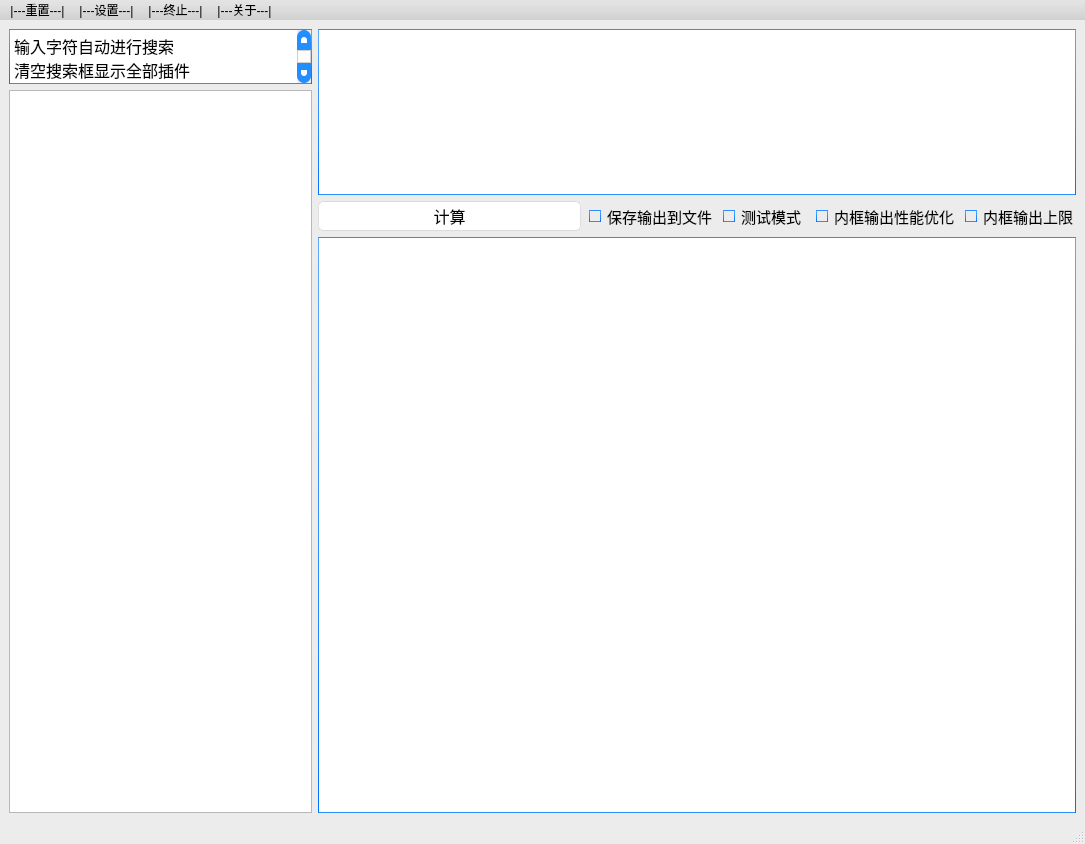
 <widget class="QMainWindow" name="MainWindow">
  <property name="geometry">
   <rect>
    <x>0</x>
    <y>0</y>
    <width>1085</width>
    <height>844</height>
   </rect>
  </property>
  <property name="windowTitle">
   <string>hpycacular</string>
  </property>
  <property name="styleSheet">
   <string notr="true">/*
Aqua Style Sheet for QT Applications
Author: Jaime A. Quiroga P.
Company: GTRONICK
Last updated: 22/01/2019, 07:55.
Available at: https://github.com/GTRONICK/QSS/blob/master/Aqua.qss
*/
QMainWindow {
	background-color:#ececec;
}
QTextEdit {
	border-width: 1px;
	border-style: solid;
	border-color: qlineargradient(spread:pad, x1:0.5, y1:1, x2:0.5, y2:0, stop:0 rgba(0, 113, 255, 255), stop:1 rgba(91, 171, 252, 255));
}
QPlainTextEdit {
	border-width: 1px;
	border-style: solid;
	border-color: qlineargradient(spread:pad, x1:0.5, y1:1, x2:0.5, y2:0, stop:0 rgba(0, 113, 255, 255), stop:1 rgba(91, 171, 252, 255));
}
QToolButton {
	border-style: solid;
	border-top-color: qlineargradient(spread:pad, x1:0.5, y1:1, x2:0.5, y2:0, stop:0 rgb(215, 215, 215), stop:1 rgb(222, 222, 222));
	border-right-color: qlineargradient(spread:pad, x1:0, y1:0.5, x2:1, y2:0.5, stop:0 rgb(217, 217, 217), stop:1 rgb(227, 227, 227));
	border-left-color: qlineargradient(spread:pad, x1:0, y1:0.5, x2:1, y2:0.5, stop:0 rgb(227, 227, 227), stop:1 rgb(217, 217, 217));
	border-bottom-color: qlineargradient(spread:pad, x1:0.5, y1:1, x2:0.5, y2:0, stop:0 rgb(215, 215, 215), stop:1 rgb(222, 222, 222));
	border-width: 1px;
	border-radius: 5px;
	color: rgb(0,0,0);
	padding: 2px;
	background-color: rgb(255,255,255);
}
QToolButton:hover{
	border-style: solid;
	border-top-color: qlineargradient(spread:pad, x1:0.5, y1:1, x2:0.5, y2:0, stop:0 rgb(195, 195, 195), stop:1 rgb(222, 222, 222));
	border-right-color: qlineargradient(spread:pad, x1:0, y1:0.5, x2:1, y2:0.5, stop:0 rgb(197, 197, 197), stop:1 rgb(227, 227, 227));
	border-left-color: qlineargradient(spread:pad, x1:0, y1:0.5, x2:1, y2:0.5, stop:0 rgb(227, 227, 227), stop:1 rgb(197, 197, 197));
	border-bottom-color: qlineargradient(spread:pad, x1:0.5, y1:1, x2:0.5, y2:0, stop:0 rgb(195, 195, 195), stop:1 rgb(222, 222, 222));
	border-width: 1px;
	border-radius: 5px;
	color: rgb(0,0,0);
	padding: 2px;
	background-color: rgb(255,255,255);
}
QToolButton:pressed{
	border-style: solid;
	border-top-color: qlineargradient(spread:pad, x1:0.5, y1:1, x2:0.5, y2:0, stop:0 rgb(215, 215, 215), stop:1 rgb(222, 222, 222));
	border-right-color: qlineargradient(spread:pad, x1:0, y1:0.5, x2:1, y2:0.5, stop:0 rgb(217, 217, 217), stop:1 rgb(227, 227, 227));
	border-left-color: qlineargradient(spread:pad, x1:0, y1:0.5, x2:1, y2:0.5, stop:0 rgb(227, 227, 227), stop:1 rgb(217, 217, 217));
	border-bottom-color: qlineargradient(spread:pad, x1:0.5, y1:1, x2:0.5, y2:0, stop:0 rgb(215, 215, 215), stop:1 rgb(222, 222, 222));
	border-width: 1px;
	border-radius: 5px;
	color: rgb(0,0,0);
	padding: 2px;
	background-color: rgb(142,142,142);
}
QPushButton{
	border-style: solid;
	border-top-color: qlineargradient(spread:pad, x1:0.5, y1:1, x2:0.5, y2:0, stop:0 rgb(215, 215, 215), stop:1 rgb(222, 222, 222));
	border-right-color: qlineargradient(spread:pad, x1:0, y1:0.5, x2:1, y2:0.5, stop:0 rgb(217, 217, 217), stop:1 rgb(227, 227, 227));
	border-left-color: qlineargradient(spread:pad, x1:0, y1:0.5, x2:1, y2:0.5, stop:0 rgb(227, 227, 227), stop:1 rgb(217, 217, 217));
	border-bottom-color: qlineargradient(spread:pad, x1:0.5, y1:1, x2:0.5, y2:0, stop:0 rgb(215, 215, 215), stop:1 rgb(222, 222, 222));
	border-width: 1px;
	border-radius: 5px;
	color: rgb(0,0,0);
	padding: 2px;
	background-color: rgb(255,255,255);
}
QPushButton::default{
	border-style: solid;
	border-top-color: qlineargradient(spread:pad, x1:0.5, y1:1, x2:0.5, y2:0, stop:0 rgb(215, 215, 215), stop:1 rgb(222, 222, 222));
	border-right-color: qlineargradient(spread:pad, x1:0, y1:0.5, x2:1, y2:0.5, stop:0 rgb(217, 217, 217), stop:1 rgb(227, 227, 227));
	border-left-color: qlineargradient(spread:pad, x1:0, y1:0.5, x2:1, y2:0.5, stop:0 rgb(227, 227, 227), stop:1 rgb(217, 217, 217));
	border-bottom-color: qlineargradient(spread:pad, x1:0.5, y1:1, x2:0.5, y2:0, stop:0 rgb(215, 215, 215), stop:1 rgb(222, 222, 222));
	border-width: 1px;
	border-radius: 5px;
	color: rgb(0,0,0);
	padding: 2px;
	background-color: rgb(255,255,255);
}
QPushButton:hover{
	border-style: solid;
	border-top-color: qlineargradient(spread:pad, x1:0.5, y1:1, x2:0.5, y2:0, stop:0 rgb(195, 195, 195), stop:1 rgb(222, 222, 222));
	border-right-color: qlineargradient(spread:pad, x1:0, y1:0.5, x2:1, y2:0.5, stop:0 rgb(197, 197, 197), stop:1 rgb(227, 227, 227));
	border-left-color: qlineargradient(spread:pad, x1:0, y1:0.5, x2:1, y2:0.5, stop:0 rgb(227, 227, 227), stop:1 rgb(197, 197, 197));
	border-bottom-color: qlineargradient(spread:pad, x1:0.5, y1:1, x2:0.5, y2:0, stop:0 rgb(195, 195, 195), stop:1 rgb(222, 222, 222));
	border-width: 1px;
	border-radius: 5px;
	color: rgb(0,0,0);
	padding: 2px;
	background-color: rgb(255,255,255);
}
QPushButton:pressed{
	border-style: solid;
	border-top-color: qlineargradient(spread:pad, x1:0.5, y1:1, x2:0.5, y2:0, stop:0 rgb(215, 215, 215), stop:1 rgb(222, 222, 222));
	border-right-color: qlineargradient(spread:pad, x1:0, y1:0.5, x2:1, y2:0.5, stop:0 rgb(217, 217, 217), stop:1 rgb(227, 227, 227));
	border-left-color: qlineargradient(spread:pad, x1:0, y1:0.5, x2:1, y2:0.5, stop:0 rgb(227, 227, 227), stop:1 rgb(217, 217, 217));
	border-bottom-color: qlineargradient(spread:pad, x1:0.5, y1:1, x2:0.5, y2:0, stop:0 rgb(215, 215, 215), stop:1 rgb(222, 222, 222));
	border-width: 1px;
	border-radius: 5px;
	color: rgb(0,0,0);
	padding: 2px;
	background-color: rgb(142,142,142);
}
QPushButton:disabled{
	border-style: solid;
	border-top-color: qlineargradient(spread:pad, x1:0.5, y1:1, x2:0.5, y2:0, stop:0 rgb(215, 215, 215), stop:1 rgb(222, 222, 222));
	border-right-color: qlineargradient(spread:pad, x1:0, y1:0.5, x2:1, y2:0.5, stop:0 rgb(217, 217, 217), stop:1 rgb(227, 227, 227));
	border-left-color: qlineargradient(spread:pad, x1:0, y1:0.5, x2:1, y2:0.5, stop:0 rgb(227, 227, 227), stop:1 rgb(217, 217, 217));
	border-bottom-color: qlineargradient(spread:pad, x1:0.5, y1:1, x2:0.5, y2:0, stop:0 rgb(215, 215, 215), stop:1 rgb(222, 222, 222));
	border-width: 1px;
	border-radius: 5px;
	color: #808086;
	padding: 2px;
	background-color: rgb(142,142,142);
}
QLineEdit {
	border-width: 1px; border-radius: 4px;
	border-style: solid;
	border-color: qlineargradient(spread:pad, x1:0.5, y1:1, x2:0.5, y2:0, stop:0 rgba(0, 113, 255, 255), stop:1 rgba(91, 171, 252, 255));
}
QLabel {
	color: #000000;
}
QLCDNumber {
	color: rgb(0, 113, 255, 255);
}
QProgressBar {
	text-align: center;
	color: rgb(240, 240, 240);
	border-width: 1px; 
	border-radius: 10px;
	border-color: rgb(230, 230, 230);
	border-style: solid;
	background-color:rgb(207,207,207);
}
QProgressBar::chunk {
	background-color: qlineargradient(spread:pad, x1:0.5, y1:1, x2:0.5, y2:0, stop:0 rgba(49, 147, 250, 255), stop:1 rgba(34, 142, 255, 255));
	border-radius: 10px;
}
QMenuBar {
	background-color: qlineargradient(spread:pad, x1:0.5, y1:1, x2:0.5, y2:0, stop:0 rgba(207, 209, 207, 255), stop:1 rgba(230, 229, 230, 255));
}
QMenuBar::item {
	color: #000000;
  	spacing: 3px;
  	padding: 1px 4px;
	background-color: qlineargradient(spread:pad, x1:0.5, y1:1, x2:0.5, y2:0, stop:0 rgba(207, 209, 207, 255), stop:1 rgba(230, 229, 230, 255));
}

QMenuBar::item:selected {
  	background-color: qlineargradient(spread:pad, x1:0.5, y1:1, x2:0.5, y2:0, stop:0 rgba(0, 113, 255, 255), stop:1 rgba(91, 171, 252, 255));
	color: #FFFFFF;
}
QMenu::item:selected {
	border-style: solid;
	border-top-color: transparent;
	border-right-color: transparent;
	border-left-color: qlineargradient(spread:pad, x1:0.5, y1:1, x2:0.5, y2:0, stop:0 rgba(0, 113, 255, 255), stop:1 rgba(91, 171, 252, 255));
	border-bottom-color: transparent;
	border-left-width: 2px;
	color: #000000;
	padding-left:15px;
	padding-top:4px;
	padding-bottom:4px;
	padding-right:7px;
}
QMenu::item {
	border-style: solid;
	border-top-color: transparent;
	border-right-color: transparent;
	border-left-color: transparent;
	border-bottom-color: transparent;
	border-bottom-width: 1px;
	color: #000000;
	padding-left:17px;
	padding-top:4px;
	padding-bottom:4px;
	padding-right:7px;
}
QTabWidget {
	color:rgb(0,0,0);
	background-color:#000000;
}
QTabWidget::pane {
		border-color: rgb(223,223,223);
		background-color:rgb(226,226,226);
		border-style: solid;
		border-width: 2px;
    	border-radius: 6px;
}
QTabBar::tab:first {
	border-style: solid;
	border-left-width:1px;
	border-right-width:0px;
	border-top-width:1px;
	border-bottom-width:1px;
	border-top-color: rgb(209,209,209);
	border-left-color: qlineargradient(spread:pad, x1:0.5, y1:1, x2:0.5, y2:0, stop:0 rgba(209, 209, 209, 209), stop:1 rgba(229, 229, 229, 229));
	border-bottom-color: rgb(229,229,229);
	border-top-left-radius: 4px;
	border-bottom-left-radius: 4px;
	color: #000000;
	padding: 3px;
	margin-left:0px;
	background-color: qlineargradient(spread:pad, x1:0.5, y1:1, x2:0.5, y2:0, stop:0 rgba(247, 247, 247, 255), stop:1 rgba(255, 255, 255, 255));
}
QTabBar::tab:last {
	border-style: solid;
	border-width:1px;
	border-top-color: rgb(209,209,209);
	border-left-color: qlineargradient(spread:pad, x1:0.5, y1:1, x2:0.5, y2:0, stop:0 rgba(209, 209, 209, 209), stop:1 rgba(229, 229, 229, 229));
	border-right-color: qlineargradient(spread:pad, x1:0.5, y1:1, x2:0.5, y2:0, stop:0 rgba(209, 209, 209, 209), stop:1 rgba(229, 229, 229, 229));
	border-bottom-color: rgb(229,229,229);
	border-top-right-radius: 4px;
	border-bottom-right-radius: 4px;
	color: #000000;
	padding: 3px;
	margin-left:0px;
	background-color: qlineargradient(spread:pad, x1:0.5, y1:1, x2:0.5, y2:0, stop:0 rgba(247, 247, 247, 255), stop:1 rgba(255, 255, 255, 255));
}
QTabBar::tab {
	border-style: solid;
	border-top-width:1px;
	border-bottom-width:1px;
	border-left-width:1px;
	border-top-color: rgb(209,209,209);
	border-left-color: qlineargradient(spread:pad, x1:0.5, y1:1, x2:0.5, y2:0, stop:0 rgba(209, 209, 209, 209), stop:1 rgba(229, 229, 229, 229));
	border-bottom-color: rgb(229,229,229);
	color: #000000;
	padding: 3px;
	margin-left:0px;
	background-color: qlineargradient(spread:pad, x1:0.5, y1:1, x2:0.5, y2:0, stop:0 rgba(247, 247, 247, 255), stop:1 rgba(255, 255, 255, 255));
}
QTabBar::tab:selected, QTabBar::tab:last:selected, QTabBar::tab:hover {
  	border-style: solid;
  	border-left-width:1px;
	border-right-color: transparent;
	border-top-color: rgb(209,209,209);
	border-left-color: qlineargradient(spread:pad, x1:0.5, y1:1, x2:0.5, y2:0, stop:0 rgba(209, 209, 209, 209), stop:1 rgba(229, 229, 229, 229));
	border-bottom-color: rgb(229,229,229);
	color: #FFFFFF;
	padding: 3px;
	margin-left:0px;
	background-color: qlineargradient(spread:pad, x1:0.5, y1:1, x2:0.5, y2:0, stop:0 rgba(0, 113, 255, 255), stop:1 rgba(91, 171, 252, 255));
}

QTabBar::tab:selected, QTabBar::tab:first:selected, QTabBar::tab:hover {
  	border-style: solid;
  	border-left-width:1px;
  	border-bottom-width:1px;
  	border-top-width:1px;
	border-right-color: transparent;
	border-top-color: rgb(209,209,209);
	border-left-color: qlineargradient(spread:pad, x1:0.5, y1:1, x2:0.5, y2:0, stop:0 rgba(209, 209, 209, 209), stop:1 rgba(229, 229, 229, 229));
	border-bottom-color: rgb(229,229,229);
	color: #FFFFFF;
	padding: 3px;
	margin-left:0px;
	background-color: qlineargradient(spread:pad, x1:0.5, y1:1, x2:0.5, y2:0, stop:0 rgba(0, 113, 255, 255), stop:1 rgba(91, 171, 252, 255));
}

QCheckBox {
	color: #000000;
	padding: 2px;
}
QCheckBox:disabled {
	color: #808086;
	padding: 2px;
}

QCheckBox:hover {
	border-radius:4px;
	border-style:solid;
	padding-left: 1px;
	padding-right: 1px;
	padding-bottom: 1px;
	padding-top: 1px;
	border-width:1px;
	border-color: transparent;
}
QCheckBox::indicator:checked {

	height: 10px;
	width: 10px;
	border-style:solid;
	border-width: 1px;
	border-color: qlineargradient(spread:pad, x1:0.5, y1:1, x2:0.5, y2:0, stop:0 rgba(0, 113, 255, 255), stop:1 rgba(91, 171, 252, 255));
	color: #000000;
	background-color: qlineargradient(spread:pad, x1:0.5, y1:1, x2:0.5, y2:0, stop:0 rgba(0, 113, 255, 255), stop:1 rgba(91, 171, 252, 255));
}
QCheckBox::indicator:unchecked {

	height: 10px;
	width: 10px;
	border-style:solid;
	border-width: 1px;
	border-color: qlineargradient(spread:pad, x1:0.5, y1:1, x2:0.5, y2:0, stop:0 rgba(0, 113, 255, 255), stop:1 rgba(91, 171, 252, 255));
	color: #000000;
}
QRadioButton {
	color: 000000;
	padding: 1px;
}
QRadioButton::indicator:checked {
	height: 10px;
	width: 10px;
	border-style:solid;
	border-radius:5px;
	border-width: 1px;
	border-color: qlineargradient(spread:pad, x1:0.5, y1:1, x2:0.5, y2:0, stop:0 rgba(0, 113, 255, 255), stop:1 rgba(91, 171, 252, 255));
	color: #a9b7c6;
	background-color: qlineargradient(spread:pad, x1:0.5, y1:1, x2:0.5, y2:0, stop:0 rgba(0, 113, 255, 255), stop:1 rgba(91, 171, 252, 255));
}
QRadioButton::indicator:!checked {
	height: 10px;
	width: 10px;
	border-style:solid;
	border-radius:5px;
	border-width: 1px;
	border-color: qlineargradient(spread:pad, x1:0.5, y1:1, x2:0.5, y2:0, stop:0 rgba(0, 113, 255, 255), stop:1 rgba(91, 171, 252, 255));
	color: #a9b7c6;
	background-color: transparent;
}
QStatusBar {
	color:#027f7f;
}
QSpinBox {
	border-style: solid;
	border-width: 1px;
	border-color: qlineargradient(spread:pad, x1:0.5, y1:1, x2:0.5, y2:0, stop:0 rgba(0, 113, 255, 255), stop:1 rgba(91, 171, 252, 255));
}
QDoubleSpinBox {
	border-style: solid;
	border-width: 1px;
	border-color: qlineargradient(spread:pad, x1:0.5, y1:1, x2:0.5, y2:0, stop:0 rgba(0, 113, 255, 255), stop:1 rgba(91, 171, 252, 255));
}
QTimeEdit {
	border-style: solid;
	border-width: 1px;
	border-color: qlineargradient(spread:pad, x1:0.5, y1:1, x2:0.5, y2:0, stop:0 rgba(0, 113, 255, 255), stop:1 rgba(91, 171, 252, 255));
}
QDateTimeEdit {
	border-style: solid;
	border-width: 1px;
	border-color: qlineargradient(spread:pad, x1:0.5, y1:1, x2:0.5, y2:0, stop:0 rgba(0, 113, 255, 255), stop:1 rgba(91, 171, 252, 255));
}
QDateEdit {
	border-style: solid;
	border-width: 1px;
	border-color: qlineargradient(spread:pad, x1:0.5, y1:1, x2:0.5, y2:0, stop:0 rgba(0, 113, 255, 255), stop:1 rgba(91, 171, 252, 255));
}

QToolBox {
	color: #a9b7c6;
	background-color:#000000;
}
QToolBox::tab {
	color: #a9b7c6;
	background-color:#000000;
}
QToolBox::tab:selected {
	color: #FFFFFF;
	background-color:#000000;
}
QScrollArea {
	color: #FFFFFF;
	background-color:#000000;
}
QSlider::groove:horizontal {
	height: 5px;
	background-color: qlineargradient(spread:pad, x1:0.5, y1:1, x2:0.5, y2:0, stop:0 rgba(49, 147, 250, 255), stop:1 rgba(34, 142, 255, 255));
}
QSlider::groove:vertical {
	width: 5px;
	background-color: qlineargradient(spread:pad, x1:0.5, y1:1, x2:0.5, y2:0, stop:0 rgba(49, 147, 250, 255), stop:1 rgba(34, 142, 255, 255));
}
QSlider::handle:horizontal {
	background: rgb(253,253,253);
	border-style: solid;
	border-width: 1px;
	border-color: rgb(207,207,207);
	width: 12px;
	margin: -5px 0;
	border-radius: 7px;
}
QSlider::handle:vertical {
	background: rgb(253,253,253);
	border-style: solid;
	border-width: 1px;
	border-color: rgb(207,207,207);
	height: 12px;
	margin: 0 -5px;
	border-radius: 7px;
}
QSlider::add-page:horizontal {
    background: rgb(181,181,181);
}
QSlider::add-page:vertical {
    background: rgb(181,181,181);
}
QSlider::sub-page:horizontal {
    background-color: qlineargradient(spread:pad, x1:0.5, y1:1, x2:0.5, y2:0, stop:0 rgba(49, 147, 250, 255), stop:1 rgba(34, 142, 255, 255));
}
QSlider::sub-page:vertical {
    background-color: qlineargradient(spread:pad, y1:0.5, x1:1, y2:0.5, x2:0, stop:0 rgba(49, 147, 250, 255), stop:1 rgba(34, 142, 255, 255));
}
QScrollBar:horizontal {
	max-height: 20px;
	border: 1px transparent grey;
	margin: 0px 20px 0px 20px;
}
QScrollBar:vertical {
	max-width: 20px;
	border: 1px transparent grey;
	margin: 20px 0px 20px 0px;
}
QScrollBar::handle:horizontal {
	background: rgb(253,253,253);
	border-style: solid;
	border-width: 1px;
	border-color: rgb(207,207,207);
	border-radius: 7px;
	min-width: 25px;
}
QScrollBar::handle:horizontal:hover {
	background: rgb(253,253,253);
	border-style: solid;
	border-width: 1px;
	border-color: rgb(147, 200, 200);
	border-radius: 7px;
	min-width: 25px;
}
QScrollBar::handle:vertical {
	background: rgb(253,253,253);
	border-style: solid;
	border-width: 1px;
	border-color: rgb(207,207,207);
	border-radius: 7px;
	min-height: 25px;
}
QScrollBar::handle:vertical:hover {
	background: rgb(253,253,253);
	border-style: solid;
	border-width: 1px;
	border-color: rgb(147, 200, 200);
	border-radius: 7px;
	min-height: 25px;
}
QScrollBar::add-line:horizontal {
   border: 2px transparent grey;
   border-top-right-radius: 7px;
   border-bottom-right-radius: 7px;
   background: rgba(34, 142, 255, 255);
   width: 20px;
   subcontrol-position: right;
   subcontrol-origin: margin;
}
QScrollBar::add-line:horizontal:pressed {
   border: 2px transparent grey;
   border-top-right-radius: 7px;
   border-bottom-right-radius: 7px;
   background: rgb(181,181,181);
   width: 20px;
   subcontrol-position: right;
   subcontrol-origin: margin;
}
QScrollBar::add-line:vertical {
   border: 2px transparent grey;
   border-bottom-left-radius: 7px;
   border-bottom-right-radius: 7px;
   background: rgba(34, 142, 255, 255);
   height: 20px;
   subcontrol-position: bottom;
   subcontrol-origin: margin;
}
QScrollBar::add-line:vertical:pressed {
   border: 2px transparent grey;
   border-bottom-left-radius: 7px;
   border-bottom-right-radius: 7px;
   background: rgb(181,181,181);
   height: 20px;
   subcontrol-position: bottom;
   subcontrol-origin: margin;
}
QScrollBar::sub-line:horizontal {
   border: 2px transparent grey;
   border-top-left-radius: 7px;
   border-bottom-left-radius: 7px;
   background: rgba(34, 142, 255, 255);
   width: 20px;
   subcontrol-position: left;
   subcontrol-origin: margin;
}
QScrollBar::sub-line:horizontal:pressed {
   border: 2px transparent grey;
   border-top-left-radius: 7px;
   border-bottom-left-radius: 7px;
   background: rgb(181,181,181);
   width: 20px;
   subcontrol-position: left;
   subcontrol-origin: margin;
}
QScrollBar::sub-line:vertical {
   border: 2px transparent grey;
   border-top-left-radius: 7px;
   border-top-right-radius: 7px;
   background: rgba(34, 142, 255, 255);
   height: 20px;
   subcontrol-position: top;
   subcontrol-origin: margin;
}
QScrollBar::sub-line:vertical:pressed {
   border: 2px transparent grey;
   border-top-left-radius: 7px;
   border-top-right-radius: 7px;
   background: rgb(181,181,181);
   height: 20px;
   subcontrol-position: top;
   subcontrol-origin: margin;
}
QScrollBar::left-arrow:horizontal {
   border: 1px transparent grey;
   border-top-left-radius: 3px;
   border-bottom-left-radius: 3px;
   width: 6px;
   height: 6px;
   background: white;
}
QScrollBar::right-arrow:horizontal {
   border: 1px transparent grey;
   border-top-right-radius: 3px;
   border-bottom-right-radius: 3px;
   width: 6px;
   height: 6px;
   background: white;
}
QScrollBar::up-arrow:vertical {
   border: 1px transparent grey;
   border-top-left-radius: 3px;
   border-top-right-radius: 3px;
   width: 6px;
   height: 6px;
   background: white;
}
QScrollBar::down-arrow:vertical {
   border: 1px transparent grey;
   border-bottom-left-radius: 3px;
   border-bottom-right-radius: 3px;
   width: 6px;
   height: 6px;
   background: white;
}
QScrollBar::add-page:horizontal, QScrollBar::sub-page:horizontal {
   background: none;
}
QScrollBar::add-page:vertical, QScrollBar::sub-page:vertical {
   background: none;
}</string>
  </property>
  <widget class="QWidget" name="central_widget">
   <layout class="QGridLayout" name="gridLayout_2">
    <item row="0" column="0">
     <layout class="QGridLayout" name="gridLayout">
      <item row="0" column="0">
       <widget class="QPlainTextEdit" name="search_box">
        <property name="sizePolicy">
         <sizepolicy hsizetype="Preferred" vsizetype="Expanding">
          <horstretch>2</horstretch>
          <verstretch>1</verstretch>
         </sizepolicy>
        </property>
        <property name="minimumSize">
         <size>
          <width>270</width>
          <height>0</height>
         </size>
        </property>
        <property name="maximumSize">
         <size>
          <width>16777215</width>
          <height>55</height>
         </size>
        </property>
        <property name="font">
         <font>
          <pointsize>12</pointsize>
         </font>
        </property>
        <property name="layoutDirection">
         <enum>Qt::LeftToRight</enum>
        </property>
        <property name="frameShape">
         <enum>QFrame::StyledPanel</enum>
        </property>
        <property name="lineWidth">
         <number>1</number>
        </property>
        <property name="plainText">
         <string>输入字符自动进行搜索
清空搜索框显示全部插件</string>
        </property>
       </widget>
      </item>
      <item row="1" column="0" rowspan="14">
       <widget class="QListWidget" name="choices_list_box">
        <property name="sizePolicy">
         <sizepolicy hsizetype="Preferred" vsizetype="Expanding">
          <horstretch>2</horstretch>
          <verstretch>7</verstretch>
         </sizepolicy>
        </property>
        <property name="minimumSize">
         <size>
          <width>270</width>
          <height>0</height>
         </size>
        </property>
        <property name="maximumSize">
         <size>
          <width>16777215</width>
          <height>16777215</height>
         </size>
        </property>
        <property name="font">
         <font>
          <pointsize>12</pointsize>
         </font>
        </property>
       </widget>
      </item>
      <item row="3" column="1">
       <layout class="QHBoxLayout" name="horizontalLayout">
        <item>
         <widget class="QPushButton" name="start_button">
          <property name="sizePolicy">
           <sizepolicy hsizetype="Minimum" vsizetype="Fixed">
            <horstretch>3</horstretch>
            <verstretch>1</verstretch>
           </sizepolicy>
          </property>
          <property name="minimumSize">
           <size>
            <width>100</width>
            <height>0</height>
           </size>
          </property>
          <property name="font">
           <font>
            <pointsize>12</pointsize>
           </font>
          </property>
          <property name="text">
           <string>计算</string>
          </property>
         </widget>
        </item>
        <item>
         <widget class="QCheckBox" name="save_check">
          <property name="sizePolicy">
           <sizepolicy hsizetype="Minimum" vsizetype="Fixed">
            <horstretch>1</horstretch>
            <verstretch>1</verstretch>
           </sizepolicy>
          </property>
          <property name="font">
           <font>
            <pointsize>11</pointsize>
           </font>
          </property>
          <property name="text">
           <string>保存输出到文件</string>
          </property>
         </widget>
        </item>
        <item>
         <widget class="QCheckBox" name="test_check">
          <property name="sizePolicy">
           <sizepolicy hsizetype="Minimum" vsizetype="Fixed">
            <horstretch>1</horstretch>
            <verstretch>1</verstretch>
           </sizepolicy>
          </property>
          <property name="font">
           <font>
            <pointsize>11</pointsize>
           </font>
          </property>
          <property name="text">
           <string>测试模式</string>
          </property>
         </widget>
        </item>
        <item>
         <widget class="QCheckBox" name="output_optimization_check">
          <property name="sizePolicy">
           <sizepolicy hsizetype="Minimum" vsizetype="Fixed">
            <horstretch>1</horstretch>
            <verstretch>1</verstretch>
           </sizepolicy>
          </property>
          <property name="font">
           <font>
            <pointsize>11</pointsize>
           </font>
          </property>
          <property name="text">
           <string>内框输出性能优化</string>
          </property>
         </widget>
        </item>
        <item>
         <widget class="QCheckBox" name="output_lock_maximums_check">
          <property name="sizePolicy">
           <sizepolicy hsizetype="Minimum" vsizetype="Fixed">
            <horstretch>1</horstretch>
            <verstretch>1</verstretch>
           </sizepolicy>
          </property>
          <property name="font">
           <font>
            <pointsize>11</pointsize>
           </font>
          </property>
          <property name="text">
           <string>内框输出上限</string>
          </property>
         </widget>
        </item>
       </layout>
      </item>
      <item row="0" column="1" rowspan="3">
       <widget class="QPlainTextEdit" name="input_box">
        <property name="sizePolicy">
         <sizepolicy hsizetype="Expanding" vsizetype="Expanding">
          <horstretch>5</horstretch>
          <verstretch>2</verstretch>
         </sizepolicy>
        </property>
        <property name="font">
         <font>
          <pointsize>12</pointsize>
         </font>
        </property>
       </widget>
      </item>
      <item row="4" column="1" rowspan="11">
       <widget class="QPlainTextEdit" name="output_box">
        <property name="sizePolicy">
         <sizepolicy hsizetype="Expanding" vsizetype="Expanding">
          <horstretch>5</horstretch>
          <verstretch>5</verstretch>
         </sizepolicy>
        </property>
        <property name="font">
         <font>
          <pointsize>12</pointsize>
         </font>
        </property>
       </widget>
      </item>
     </layout>
    </item>
   </layout>
  </widget>
  <widget class="QMenuBar" name="menu_bar">
   <property name="geometry">
    <rect>
     <x>0</x>
     <y>0</y>
     <width>1085</width>
     <height>19</height>
    </rect>
   </property>
   <widget class="QMenu" name="about__menu">
    <property name="title">
     <string>|---关于---|</string>
    </property>
    <addaction name="cheak_update"/>
    <addaction name="show_todo"/>
    <addaction name="show_about"/>
    <addaction name="separator"/>
    <addaction name="show_update_log"/>
   </widget>
   <widget class="QMenu" name="reset_menu">
    <property name="title">
     <string>|---重置---|</string>
    </property>
    <addaction name="reset_save_location"/>
   </widget>
   <widget class="QMenu" name="stop_menu">
    <property name="title">
     <string>|---终止---|</string>
    </property>
    <addaction name="stop_compute"/>
    <addaction name="stop_app"/>
   </widget>
   <widget class="QMenu" name="setting_menu">
    <property name="title">
     <string>|---设置---|</string>
    </property>
    <addaction name="action"/>
   </widget>
   <addaction name="reset_menu"/>
   <addaction name="setting_menu"/>
   <addaction name="stop_menu"/>
   <addaction name="about__menu"/>
  </widget>
  <widget class="QStatusBar" name="status_bar"/>
  <action name="cheak_update">
   <property name="text">
    <string>更新日志</string>
   </property>
  </action>
  <action name="show_todo">
   <property name="text">
    <string>更新展望</string>
   </property>
  </action>
  <action name="show_about">
   <property name="text">
    <string>开屏介绍</string>
   </property>
  </action>
  <action name="show_update_log">
   <property name="text">
    <string>检查更新</string>
   </property>
  </action>
  <action name="reset_save_location">
   <property name="checkable">
    <bool>false</bool>
   </property>
   <property name="checked">
    <bool>false</bool>
   </property>
   <property name="text">
    <string>重置保存路径</string>
   </property>
  </action>
  <action name="stop_compute">
   <property name="text">
    <string>终止当前运算</string>
   </property>
  </action>
  <action name="stop_app">
   <property name="text">
    <string>退出程序</string>
   </property>
  </action>
  <action name="action">
   <property name="text">
    <string>设置</string>
   </property>
  </action>
 </widget>
